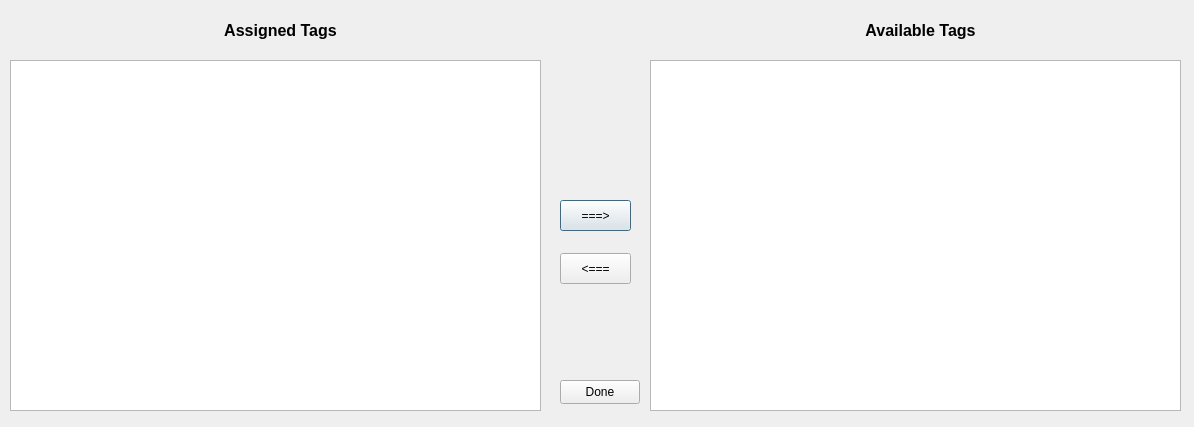
<?xml version="1.0" encoding="UTF-8"?>
<ui version="4.0">
 <class>EditMeal_AssignedTags</class>
 <widget class="QDialog" name="EditMeal_AssignedTags">
  <property name="geometry">
   <rect>
    <x>0</x>
    <y>0</y>
    <width>1194</width>
    <height>427</height>
   </rect>
  </property>
  <property name="windowTitle">
   <string>Assign Tags</string>
  </property>
  <widget class="QLabel" name="label_assignedTagsTitle">
   <property name="geometry">
    <rect>
     <x>210</x>
     <y>20</y>
     <width>141</width>
     <height>21</height>
    </rect>
   </property>
   <property name="text">
    <string>&lt;html&gt;&lt;head/&gt;&lt;body&gt;&lt;p align=&quot;center&quot;&gt;&lt;span style=&quot; font-size:12pt; font-weight:700;&quot;&gt;Assigned Tags&lt;/span&gt;&lt;/p&gt;&lt;/body&gt;&lt;/html&gt;</string>
   </property>
  </widget>
  <widget class="QListWidget" name="listWidget_assignedTags">
   <property name="geometry">
    <rect>
     <x>10</x>
     <y>60</y>
     <width>531</width>
     <height>351</height>
    </rect>
   </property>
   <property name="alternatingRowColors">
    <bool>true</bool>
   </property>
   <property name="resizeMode">
    <enum>QListView::Fixed</enum>
   </property>
   <property name="itemAlignment">
    <set>Qt::AlignCenter</set>
   </property>
  </widget>
  <widget class="QPushButton" name="pushButton_unassignTag">
   <property name="geometry">
    <rect>
     <x>560</x>
     <y>200</y>
     <width>71</width>
     <height>31</height>
    </rect>
   </property>
   <property name="text">
    <string>===&gt;</string>
   </property>
  </widget>
  <widget class="QPushButton" name="pushButton_assignTag">
   <property name="geometry">
    <rect>
     <x>560</x>
     <y>253</y>
     <width>71</width>
     <height>31</height>
    </rect>
   </property>
   <property name="text">
    <string>&lt;===</string>
   </property>
  </widget>
  <widget class="QListWidget" name="listWidget_unassignedTags">
   <property name="geometry">
    <rect>
     <x>650</x>
     <y>60</y>
     <width>531</width>
     <height>351</height>
    </rect>
   </property>
   <property name="alternatingRowColors">
    <bool>true</bool>
   </property>
   <property name="resizeMode">
    <enum>QListView::Fixed</enum>
   </property>
   <property name="itemAlignment">
    <set>Qt::AlignCenter</set>
   </property>
  </widget>
  <widget class="QLabel" name="label_unassignedTagsTitle">
   <property name="geometry">
    <rect>
     <x>850</x>
     <y>20</y>
     <width>141</width>
     <height>21</height>
    </rect>
   </property>
   <property name="text">
    <string>&lt;html&gt;&lt;head/&gt;&lt;body&gt;&lt;p align=&quot;center&quot;&gt;&lt;span style=&quot; font-size:12pt; font-weight:700;&quot;&gt;Available Tags&lt;/span&gt;&lt;/p&gt;&lt;/body&gt;&lt;/html&gt;</string>
   </property>
  </widget>
  <widget class="QPushButton" name="pushButton">
   <property name="geometry">
    <rect>
     <x>560</x>
     <y>380</y>
     <width>80</width>
     <height>24</height>
    </rect>
   </property>
   <property name="text">
    <string>Done</string>
   </property>
  </widget>
 </widget>
 <resources/>
 <connections/>
</ui>
